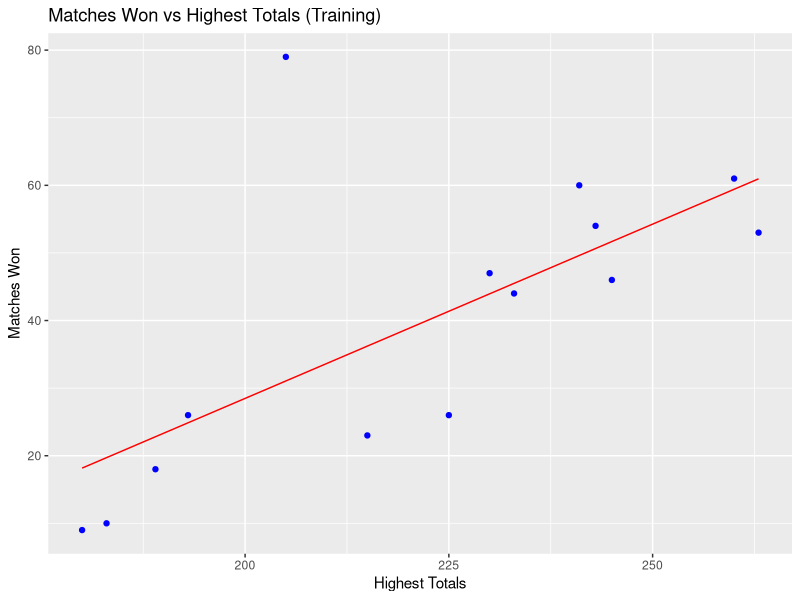
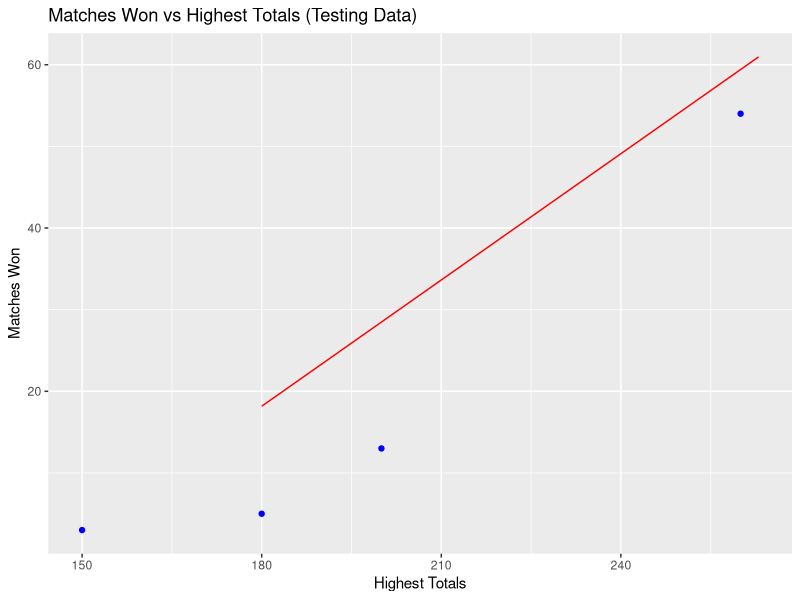

Write R code to recreate these figures, in order.
setwd("~/RWork/SLR")
library(dplyr)
library(caTools)
library(ggplot2)
library(ggplot2)
library(stringr)
Batting<- read.csv("Team batting.csv", header=TRUE, stringsAsFactors = FALSE)

#Select only Player, Player year, Runs and Batting Avg column
dfbat<-
  Batting %>%
  select(Country, Matches.Won , Highest.Team.Score.Batting)



#Split Training and Testing data
split<- sample.split(dfbat$Matches.Won, SplitRatio = 0.8)

training<-subset(dfbat, split==TRUE)

test<-subset(dfbat, split==FALSE)

#train model for training data
my_model<-lm(formula = Matches.Won ~ Highest.Team.Score.Batting, data= training)

#predict with test data
prediction<-predict(my_model, newdata = test)


#plot for Training data
ggplot()+
  geom_point(aes(x=training$Highest.Team.Score.Batting, y=training$Matches.Won), color = 'blue') +
  geom_line(aes(training$Highest.Team.Score.Batting, y= predict(my_model, newdata= training)), color= 'red') +
  ggtitle('Matches Won vs Highest Totals (Training)')+
  xlab('Highest Totals')+
  ylab('Matches Won')


#plot for testing data
ggplot()+
  geom_point(aes(x=test$Highest.Team.Score.Batting, y=test$Matches.Won), color = 'blue') +
  geom_line(aes(training$Highest.Team.Score.Batting, y= predict(my_model, newdata= training)), color= 'red') +
  ggtitle('Matches Won vs Highest Totals (Testing Data)')+
  xlab('Highest Totals')+
  ylab('Matches Won')

#summary(my_model)
#my_model$coefficients
